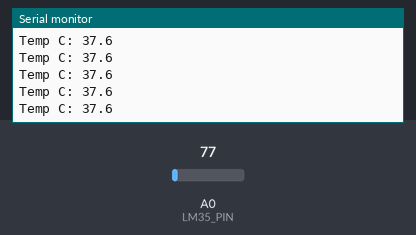
The sketch below on a simulated Arduino Uno R4 Minima. Shown: the last lines printed to the serial monitor. The test bench sets the inputs (shaded band); at power-on: A0 (LM35_PIN) = 77 (analog values on the 0–1023 scale).

Above: at 1.2 s.
1.3 s: A0 (LM35_PIN) set to 92
At 1.56 s:
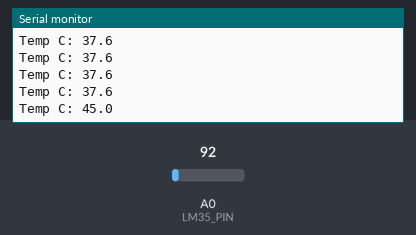
2.8 s: A0 (LM35_PIN) set to 107
At 2.96 s:
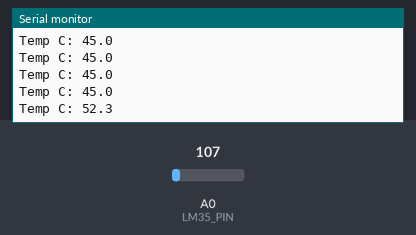
Timing chart, 0 to 5.8 s (numbered marks = the images above; inputs shaded):
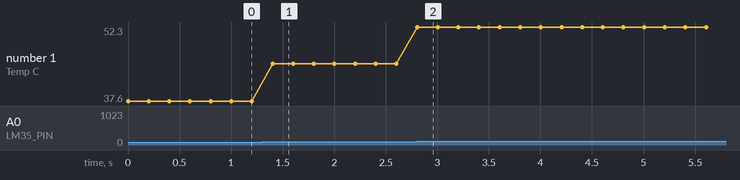

The sketch:

temp_sens.ino
```cpp
// Overheating prevention for Arduino Uno R4 + LM35.
// LM35 output is 10 mV/°C, so T(°C) = Vout * 100.

constexpr float VREF = 5.0f;
constexpr float ADC_MAX = 1023.0f;
constexpr float T_THRESHOLD_C = 60.0f;

constexpr int LM35_PIN = A0;

// Update these to match your motor control pins.
constexpr int MOTOR_PINS[] = { 5, 6 };
constexpr size_t MOTOR_PIN_COUNT = sizeof(MOTOR_PINS) / sizeof(MOTOR_PINS[0]);

enum class SystemState {
  RUNNING,
  SHUTDOWN
};

SystemState systemState = SystemState::RUNNING;

void disableMotors() {
  for (size_t i = 0; i < MOTOR_PIN_COUNT; ++i) {
    digitalWrite(MOTOR_PINS[i], LOW);
  }
}

void showOverheatMessage() {
  // Replace with your TFT call if you have one.
  Serial.println("Overheating detected");
}

void setup() {
  Serial.begin(115200);
  analogReadResolution(10);  // Match ADC_MAX=1023 for Uno R4.

  /*for (size_t i = 0; i < MOTOR_PIN_COUNT; ++i) {
    pinMode(MOTOR_PINS[i], OUTPUT);
    digitalWrite(MOTOR_PINS[i], HIGH);
  }*/
}

void loop() {
  /*if (systemState == SystemState::SHUTDOWN) {
    // Stay in shutdown; remove if you want auto-recovery.
    delay(500);
    return;
  }*/

  const int adcValue = analogRead(LM35_PIN);
  const float vout = (static_cast<float>(adcValue) * VREF) / ADC_MAX;
  const float tempC = vout * 100; //* 100.0f;

  Serial.print("Temp C: ");
  Serial.println(tempC, 1);

  /*if (tempC >= T_THRESHOLD_C) {
    showOverheatMessage();
    systemState = SystemState::SHUTDOWN;
    disableMotors();
  }*/

  delay(200);
}
```

Measured:
- after the input at 1.3 s, the serial monitor: prints a new line after 0.10 s (image 1)
- after the input at 2.8 s, the serial monitor: prints a new line at once (image 2)
- plotted number 1: 37.6 → 45 after the input at 1.3 s, 45 → 52.3 after the input at 2.8 s
